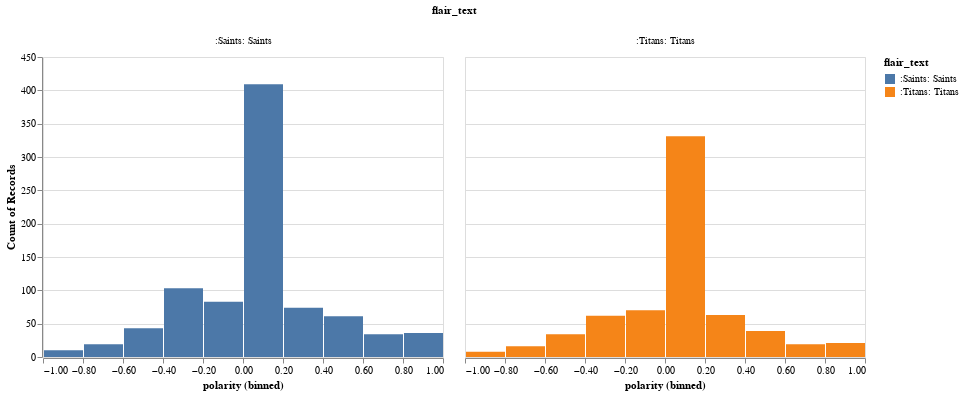

The cell this chart's notebook holds for it:
### Code cell
alt.Chart(data=primary_fans_df).mark_bar().encode(
    alt.X("polarity:Q", bin=True),
    y='count()',
    color='flair_text',
    column='flair_text'
)

### Figure 1 — Vega-Lite specification as saved in the notebook (floating-point values rounded to 4 significant figures; data arrays with more than 128 entries replaced by an {"elided": "..."} marker saying what was removed)
{"config": {"view": {"continuousWidth": 400, "continuousHeight": 300}}, "data": {"name": "data-2c4b8faf2ba5847ac0f382ad308d944a"}, "mark": "bar", "encoding": {"color": {"field": "flair_text", "type": "nominal"}, "column": {"field": "flair_text", "type": "nominal"}, "x": {"bin": true, "field": "polarity", "type": "quantitative"}, "y": {"aggregate": "count", "type": "quantitative"}}, "$schema": "https://vega.github.io/schema/vega-lite/v4.17.0.json", "datasets": {"data-2c4b8faf2ba5847ac0f382ad308d944a": {"elided": "1535 records"}}}
